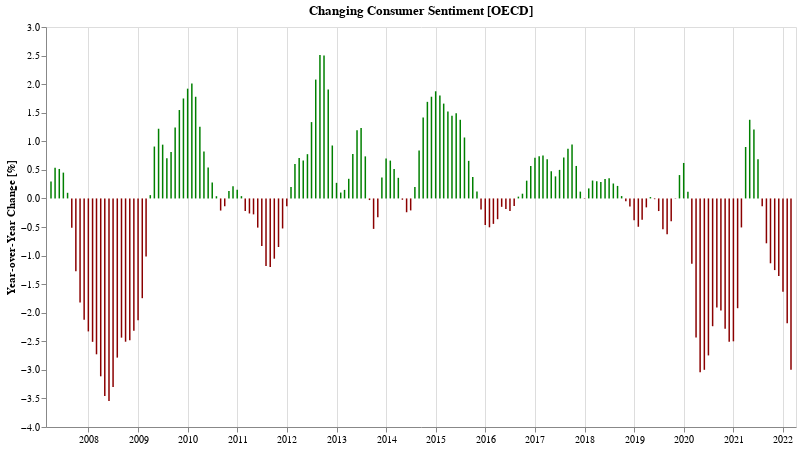

Notebook code cell kept with this figure:
### Markdown cell above
## Has consumer sentiment gotten better or worse compared to the same time last year?

### Code cell
cUsaYoy = cUsaSubset.set_index('TIME')['Value'].pct_change(12).apply(lambda v: v * 100).reset_index()
bUsaYoy = bUsaSubset.set_index('TIME')['Value'].pct_change(12).apply(lambda v: v * 100).reset_index()

def yoyChartFor(df, label, color='navy'):
    return alt.Chart(df.dropna()[-180:]).mark_bar(width=1.5, color=f'{color}').transform_calculate(
        label=f"'{label}'",
        change_in_percent="format(datum.Value, ',.2f')",
    ).encode(
        alt.X('TIME:T', axis=alt.Axis(title='')),
        alt.Y('Value:Q', axis=alt.Axis(title='Year-over-Year Change [%]', grid=False)),
        #alt.Opacity('label:O', legend=alt.Legend(title="")),
        color=alt.condition("datum['Value'] < 0",
            alt.value('darkred'),
            alt.value(color)
        ),
        tooltip=[alt.Tooltip('TIME:T', title='Date', format='%b %Y'), alt.Tooltip('label:O'), alt.Tooltip('change_in_percent:O')]
    ).properties(
        title=f"Changing {label} Sentiment [OECD]",
        width=750,
        height=400
    )

cYoy = yoyChartFor(cUsaYoy, 'Consumer', 'green')
cYoy.display()

### Figure 1 — Vega-Lite specification as saved in the notebook (floating-point values rounded to 4 significant figures; data arrays with more than 128 entries replaced by an {"elided": "..."} marker saying what was removed)
{"config": {"view": {"continuousWidth": 400, "continuousHeight": 300}}, "data": {"name": "data-dc7c34a8bd020370cbc558b11d91d463"}, "mark": {"type": "bar", "color": "green", "width": 1.5}, "encoding": {"color": {"condition": {"value": "darkred", "test": "datum['Value'] < 0"}, "value": "green"}, "tooltip": [{"field": "TIME", "format": "%b %Y", "title": "Date", "type": "temporal"}, {"field": "label", "type": "ordinal"}, {"field": "change_in_percent", "type": "ordinal"}], "x": {"axis": {"title": ""}, "field": "TIME", "type": "temporal"}, "y": {"axis": {"grid": false, "title": "Year-over-Year Change [%]"}, "field": "Value", "type": "quantitative"}}, "height": 400, "title": "Changing Consumer Sentiment [OECD]", "transform": [{"calculate": "'Consumer'", "as": "label"}, {"calculate": "format(datum.Value, ',.2f')", "as": "change_in_percent"}], "width": 750, "$schema": "https://vega.github.io/schema/vega-lite/v4.17.0.json", "datasets": {"data-dc7c34a8bd020370cbc558b11d91d463": {"elided": "180 records"}}}
